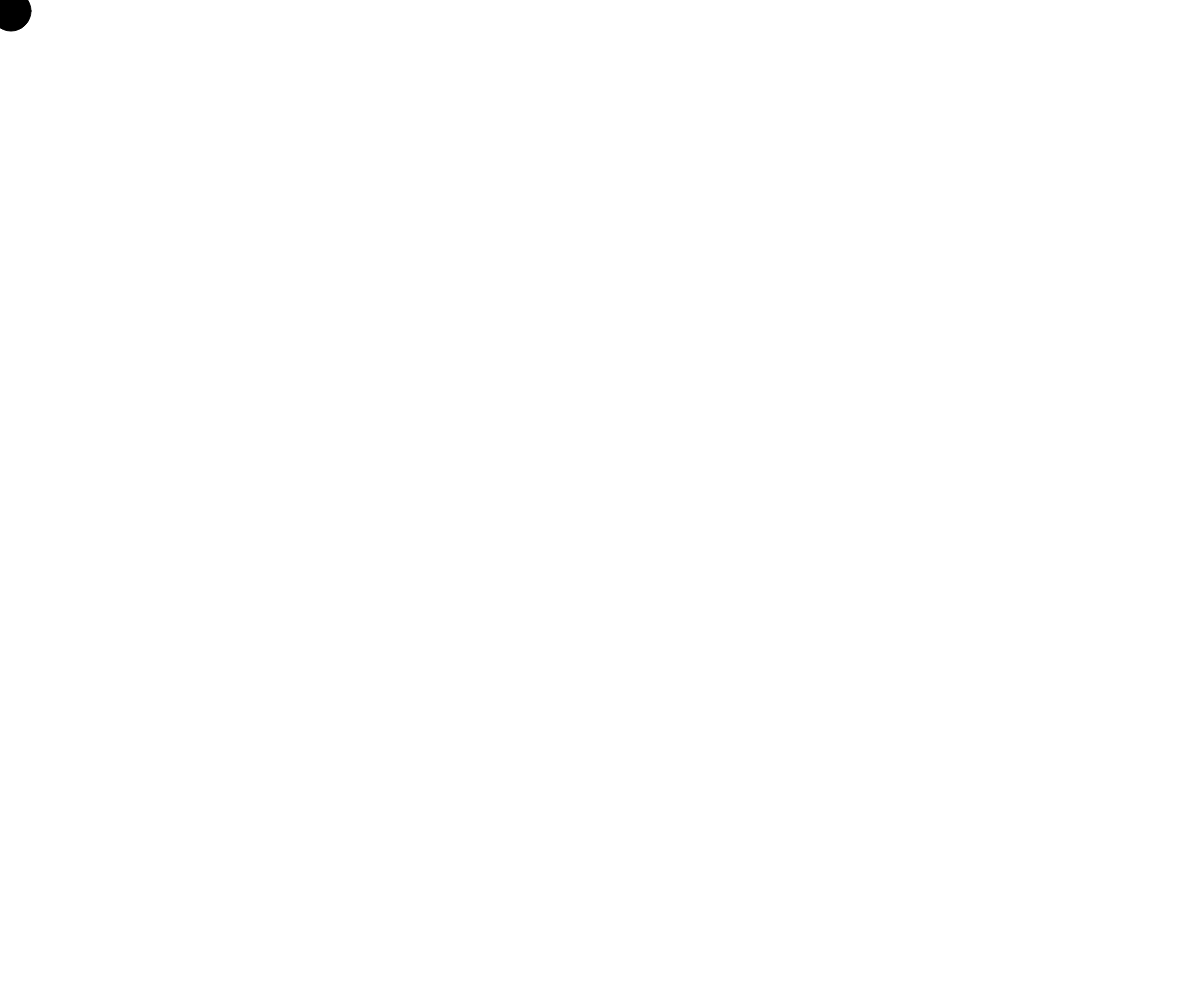
Frame 1 (no input)
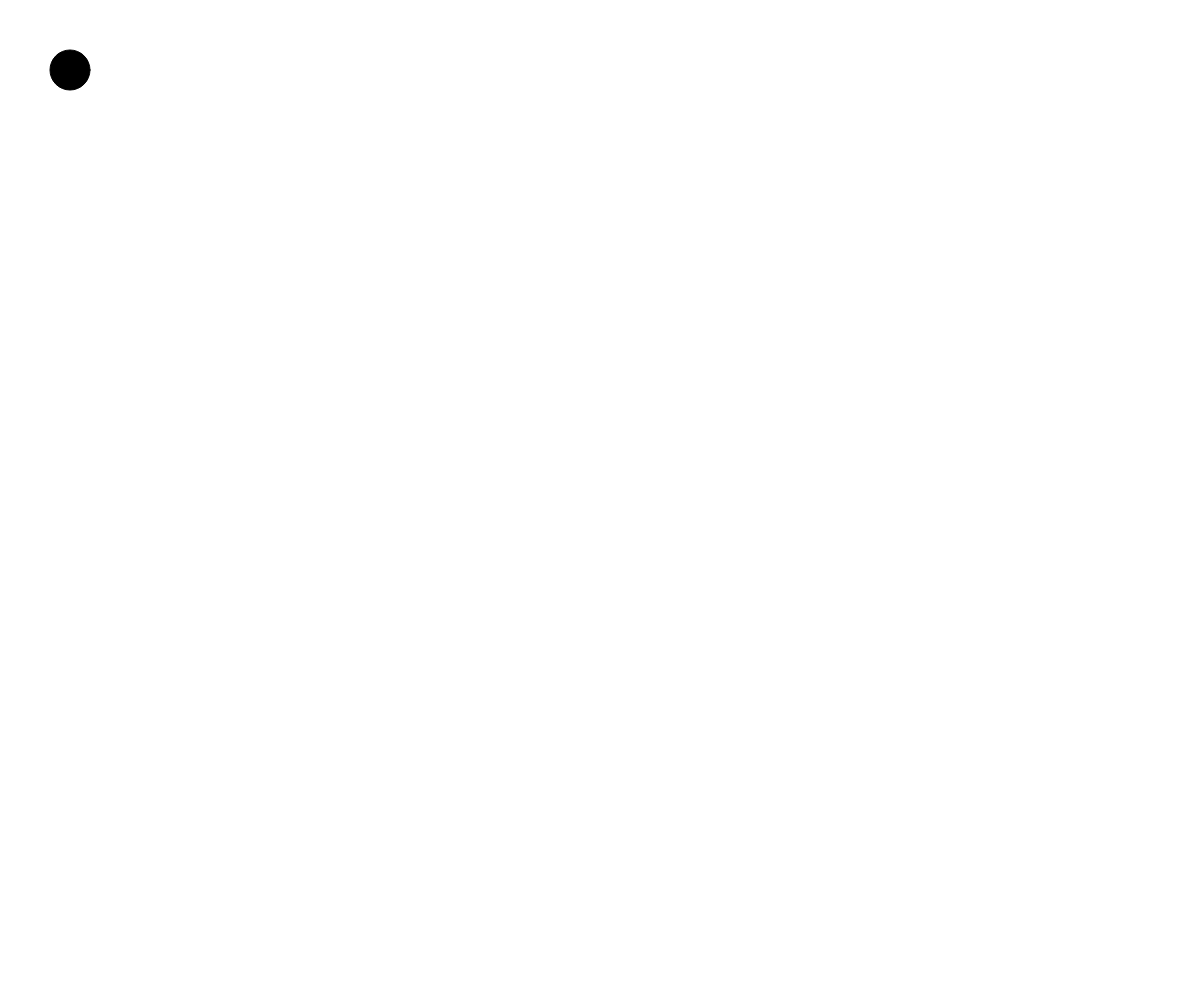
Frame 60 (no input)
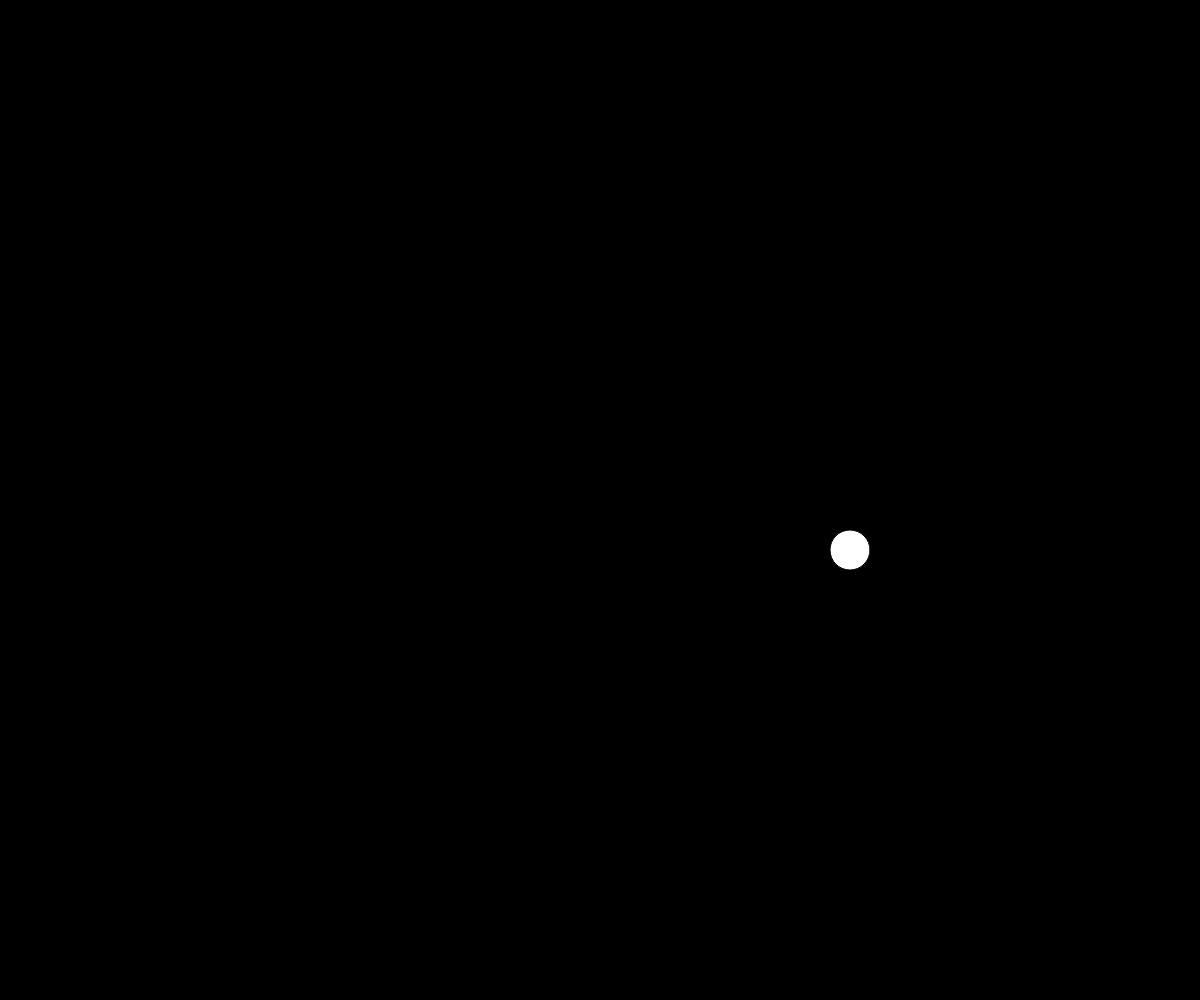
Frame 120 (the mouse pressed at the canvas centre since frame 60)

The p5.js sketch that drew these frames (run headless with seeded random() and noise() and a simulated clock; from frame 60 on, the mouse is pressed at the canvas centre):

// p5.js sketch
// ── sketch.js


let ball = {};
ball.width = 40;
ball.x = 10;
ball.y = 10;
ball.delta_x = 1;
ball.delta_y = 1;
ball.scale_x = 1;
ball.scale_y = 1;

function setup() {
    createCanvas(windowWidth, windowHeight);
}



function draw() {

    ball.x += ball.delta_x * ball.scale_x;
    ball.y += ball.delta_y * ball.scale_y;

    if ( ball.y > height / 2) {
        background(0);
    } else {
        background(255);
    }
    if (ball.x >= width || ball.x <= 0) {
        ball.delta_x = -1 * ball.delta_x;
    }
    if (ball.y >= height || ball.y <= 0) {
        ball.delta_y = -1 * ball.delta_y;
    }
    if ( ball.y >= height / 2) {
        fill (255);
    } else {
        fill(0);
     }

    ellipse(ball.x, ball.y, ball.width, ball.width);
}

function mousePressed() {
    ball.scale_x = map(mouseX, 0, width, 5, 21);
    ball.scale_y = map(mouseY, 0, height, 5, 11);
}
